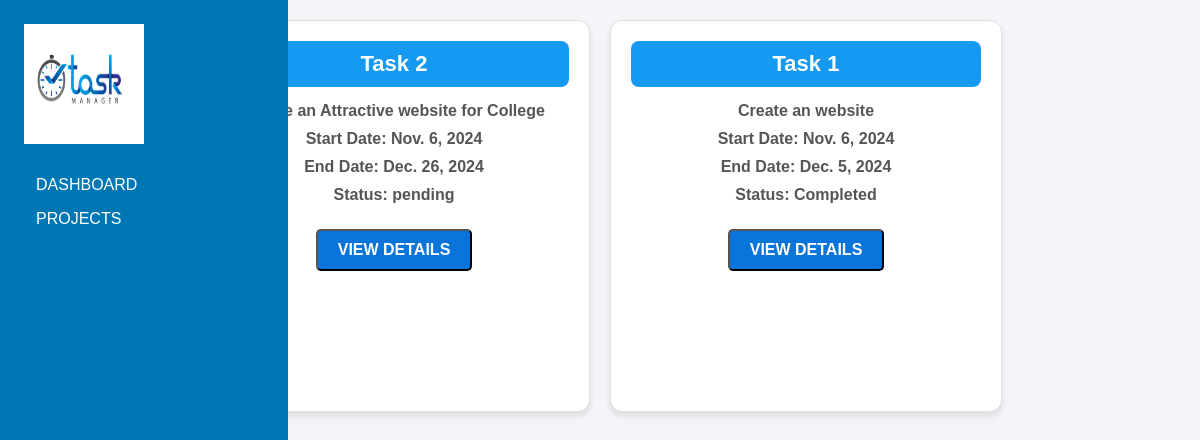
Screenshot of /lis1/ with the database file from the repository.
### appli/models.py (models this page shows, shortened)
class addproject(models.Model):
    name = models.CharField(max_length=200)
    descrption = models.TextField(max_length=1000)
    start_date = models.DateField()
    end_date = models.DateField()
    status = models.CharField(max_length=20)

### appli/views.py (the view)
# urls.py: path('lis1/', listproject.as_view(), name='blg'),
class listproject(ListView):
    model = addproject
    template_name = 'list.html'
    context_object_name = 'blg'
    ordering = ['-end_date'] #ascending order

### appli/templates/list.html (shortened to what this page needs)
{% extends 'home.html' %}
{% block content %}
<div class="container text-center" style="padding: 20px; display: flex; flex-wrap: wrap; gap: 20px; justify-content: center;">
    {% for i in blg %}
        <div class="card">
            <div class="card-body">
                <p class="card-text">{{ i.name }}</p>
                <h6>{{ i.descrption|truncatewords:20 }}</h6>
                <h6>Start Date: {{ i.start_date }}</h6>
                <h6>End Date: {{ i.end_date }}</h6>
                <h6>Status: <strong>{{ i.status }}</strong></h6>
                <button class="but">
                    <a href="{% url 'detail' i.pk %}">View Details</a>
                </button>
            </div>
        </div>
    {% endfor %}
</div>
{% endblock %}

### appli/templates/home.html (shortened to what this page needs)
<!DOCTYPE html>
<html lang="en">
<head>
    {% load static %}
</head>
<body>
    <nav>
        <div class="icon"><img src="{% static '../static/images/logo.png' %}" alt="logo" ></div>
             <div class="nav-links">
                 <ul>
                     <li><a href="{% url 'home' %}">DASHBOARD</a></li>
                     <li><a href="#">PROJECTS</a>
                    </li>
                 </ul>
             </div>
            </nav>
    {% block content %}{% endblock %}
</body>
</html>

### appli/templates/home.html (style rules this page uses)
* { margin: 0; padding: 0; }
.icon img { width: 120px; height: 120px; }
nav { display: flex; flex-direction: column; justify-content: flex-start; align-items: flex-start; background-color: #0077b5; height: 100vh; width: 20%; position: fixed; z-index: 1001; top: 0; left: 0; padding: 2%; }
.nav-links { position: relative; width: 100%; margin-top: 20px; }
.nav-links ul { flex-direction: column; width: 100%; }
.nav-links ul li { display: block; padding: 12px 16px; }
.nav-links ul li a { color: #fff; text-decoration: none; font-size: 16px; display: block; }
.nav-links ul li { list-style: none; padding: 8px 12px; position: relative; }

### appli/templates/list.html (style rules this page uses)
body { background-color: #f4f4f9; font-family: 'Arial', sans-serif; }
.card { width: 350px; height: 350px; padding: 20px; margin-right:0; border-radius: 12px; background-color: #ffffff; box-shadow: 0 4px 6px rgba(0, 0, 0, 0.1); border: 1px solid #e0e0e0; text-align: center; transition: transform 0.3s ease, box-shadow 0.3s ease; }
.card-text { background-color: #1699f1; font-family: 'Arial', sans-serif; font-size: 22px; font-weight: bold; color: #ffffff; padding: 10px; border-radius: 8px; margin-bottom: 15px; }
h6 { font-size: 16px; color: #555; margin-bottom: 10px; }
.but { display: inline-block; color: #ffffff; background-color: rgb(9, 117, 218); text-decoration: none; padding: 10px 20px; border-radius: 5px; font-size: 16px; font-weight: bold; transition: background-color 0.3s ease, color 0.3s ease; margin-top: 15px; text-transform: uppercase; }
.but a { color: inherit; text-decoration: none; }

### rows the page displays
addproject: name "Task 2", descrption "Create an Attractive website for College", start_date "Nov. 6, 2024", end_date "Dec. 26, 2024", status "pending"
addproject: name "Task 1", descrption "Create an website", start_date "Nov. 6, 2024", end_date "Dec. 5, 2024", status "Completed"
